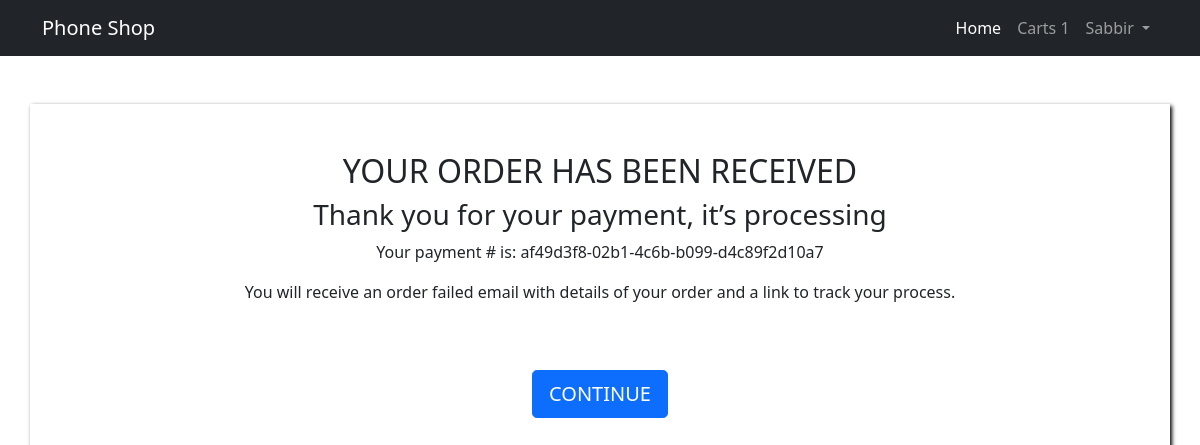
Page /payment/ssl-commerce/callback/10/ (signed in) on the committed database.
### apps/authentications/models.py (models this page shows, shortened)
class User(AbstractBaseUser):
    genders = (
        ('Male', 'Male'),
        ('Female', 'Female'),
        ('Others', 'Others'),
    )
    email = models.EmailField(max_length=245, unique=True)
    phone = models.CharField(
        max_length=245, unique=True, blank=True, null=True)
    first_name = models.CharField(max_length=245)
    last_name = models.CharField(max_length=245)
    gender = models.CharField(max_length=245, choices=genders)
    staff = models.BooleanField(default=False)
    admin = models.BooleanField(default=False)
    USERNAME_FIELD = 'email'
    REQUIRED_FIELDS = []
    objects = UserManager()

### apps/shop/models.py (models this page shows, shortened)
class Wrapper(models.Model):
    created_at = models.DateTimeField(auto_now_add=True)
    updated_at = models.DateTimeField(auto_now=True)
    class Meta:
        abstract = True

class Payment(Wrapper):
    user_id = models.ForeignKey(User, on_delete=models.CASCADE)
    orders = models.ManyToManyField(Order)
    carts = models.CharField(max_length=100, blank=True, null=True, default="")
    amount = models.DecimalField(max_digits=10, decimal_places=2, default=0)
    discount = models.DecimalField(max_digits=10, decimal_places=2, default=0)
    gateway = models.CharField(max_length=50, blank=True, null=True)
    payment_id = models.CharField(max_length=100, blank=True, null=True)
    payment_secret = models.CharField(max_length=100, blank=True, null=True)
    is_paid = models.BooleanField(default=False)
    payment_status = models.CharField(max_length=100, blank=True, null=True)
    delivery = models.ForeignKey(
        DeliveryAddress, on_delete=models.CASCADE, blank=True, null=True)

### apps/shop/views.py (the view)
@csrf_exempt
def sslCallback(request, pk):
    payment = Payment.objects.get(id=pk)
    context = {"payment": payment}
    return render(request, "payments/callback.html", context)

### apps/shop/context_processor.py (called while the page is built)
def carts(request):
    count = 0
    if Cart.objects.all().exists():
        count = Cart.objects.filter(user_id=request.user).count()
    return {"count": count}

### apps/shop/templates/payments/callback.html
{% include 'base.html' %}
{% block Content %}
<section class="container mt-5">
    <div class="row ">
          <div class="jumbotron py-5" style="box-shadow: 2px 2px 4px #000000;">
              <h2 class="text-center">{% if payment.is_paid %}YOUR ORDER HAS BEEN RECEIVED  {% else %} payment failed{% endif %}</h2>
            <h3 class="text-center">Thank you for your payment, it’s processing</h3>
            <p class="text-center">Your payment # is: {{payment.payment_id}}</p>
            <p class="text-center">You will receive an order {% if ayment.is_paid %}confirmation
            {% else %} failed{% endif %} email with details of your order and a link to track your process.</p>
              <center><div class="btn-group" style="margin-top:50px;">
                  <a href="/" class="btn btn-lg btn-primary">CONTINUE</a>
              </div></center>
          </div>
    </div>
</section>
{% endblock %}

### templates/base.html (shortened to what this page needs)
<!DOCTYPE html>
<html lang="en">
<head>
  <link href="https://cdn.jsdelivr.net/npm/bootstrap@5.0.2/dist/css/bootstrap.min.css" rel="stylesheet"
>
</head>
<body>
  <nav class="navbar navbar-expand-lg navbar-dark bg-dark static-top">
    <div class="container">
      <a class="navbar-brand" href="/">
        Phone Shop
      </a>
      <div class="collapse navbar-collapse" id="navbarSupportedContent">
        <ul class="navbar-nav ms-auto">
          <li class="nav-item">
            <a class="nav-link active" aria-current="page" href="/">Home</a>
          </li>
          <li class="nav-item">
            <a class="nav-link" href="{% url 'carts' %}">Carts {% if count %}{{count}}
            {% endif %}</a>
          </li>
          {% if request.user.is_authenticated %}
          <li class="nav-item dropdown">
            <a class="nav-link dropdown-toggle" href="#" id="navbarDropdown" role="button" data-bs-toggle="dropdown"
              aria-expanded="false">
              {{request.user.first_name}}
            </a>
          </li>
          {% else %}
          <li class="nav-item">
            <a class="nav-link" href="{% url 'login' %}">Login</a>
          </li>
          {% endif %}
        </ul>
      </div>
    </div>
  </nav>
</body>
</html>

### rows in the picture
User: user.first_name "Sabbir"
Payment: payment_id "af49d3f8-02b1-4c6b-b099-d4c89f2d10a7"

### other values in the picture
{{ count }} "1"
